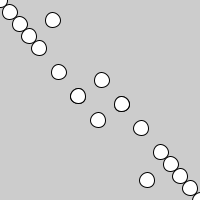
Frame 1 (no input)
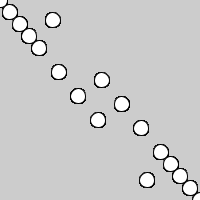
Frame 60 (the mouse pressed at the canvas centre just before this capture)
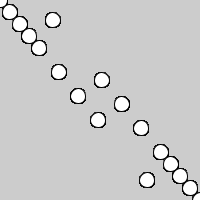
Frame 120 (the mouse held since frame 60 and released just before this capture)

The Processing sketch that drew these frames (run headless with seeded random() and noise(); from frame 60 on, the mouse is pressed at the canvas centre):

// Processing sketch: handson_creatingobjects
// ── handson_creatingobjects.pde
void setup() {
  size(200, 200);
  //noLoop();
}
void draw() 
{
  Spot sp = new Spot(0, 0, 15);
  sp.display();
  sp.move();
  sp.display();
  sp.move();
  sp.display();
  sp.move();
  sp.display();
  sp.move();
  sp.display();
  sp.speed(20);
  sp.move();
  sp.display();
  sp.move();
  sp.display();
  sp.display();
  sp.move();
  sp.display();
  sp.move();
  sp.speed(30);
  sp.move();
  sp.display();
  Spot spt = new Spot(200, 200, 15);
  spt.speed(-10);
  spt.display();
  spt.move();
  spt.display();
  spt.move();
  spt.display();
  spt.move();
  spt.display();
  spt.move();
  spt.display();
  spt.speed(-20);
  spt.move();
  spt.display();
  spt.move();
  spt.display();
  spt.display();
  spt.move();
  spt.display();
  spt.move();
  spt.speed(-30);
  spt.move();
  spt.display();
}

// ── Spot.pde
class Spot 
{
  float x, y, radius, speed;

  Spot() 
  {
    x = 50;
    y = 50;
    radius = 30;
    speed = 10;
  }
  Spot(float x, float y, float _r) 
  {
    this.x = x;
    this.y = y;
    this.radius = _r;
    speed = 10;
  }

  void display()
  {
    ellipse(x, y, radius, radius);
  }
  
  void move()
  {
    this.x += speed * 0.98;
    this.y += speed * 1.2;
  }
  
  void speed(float new_speed)
  {
    this.speed = new_speed;
  }
}
